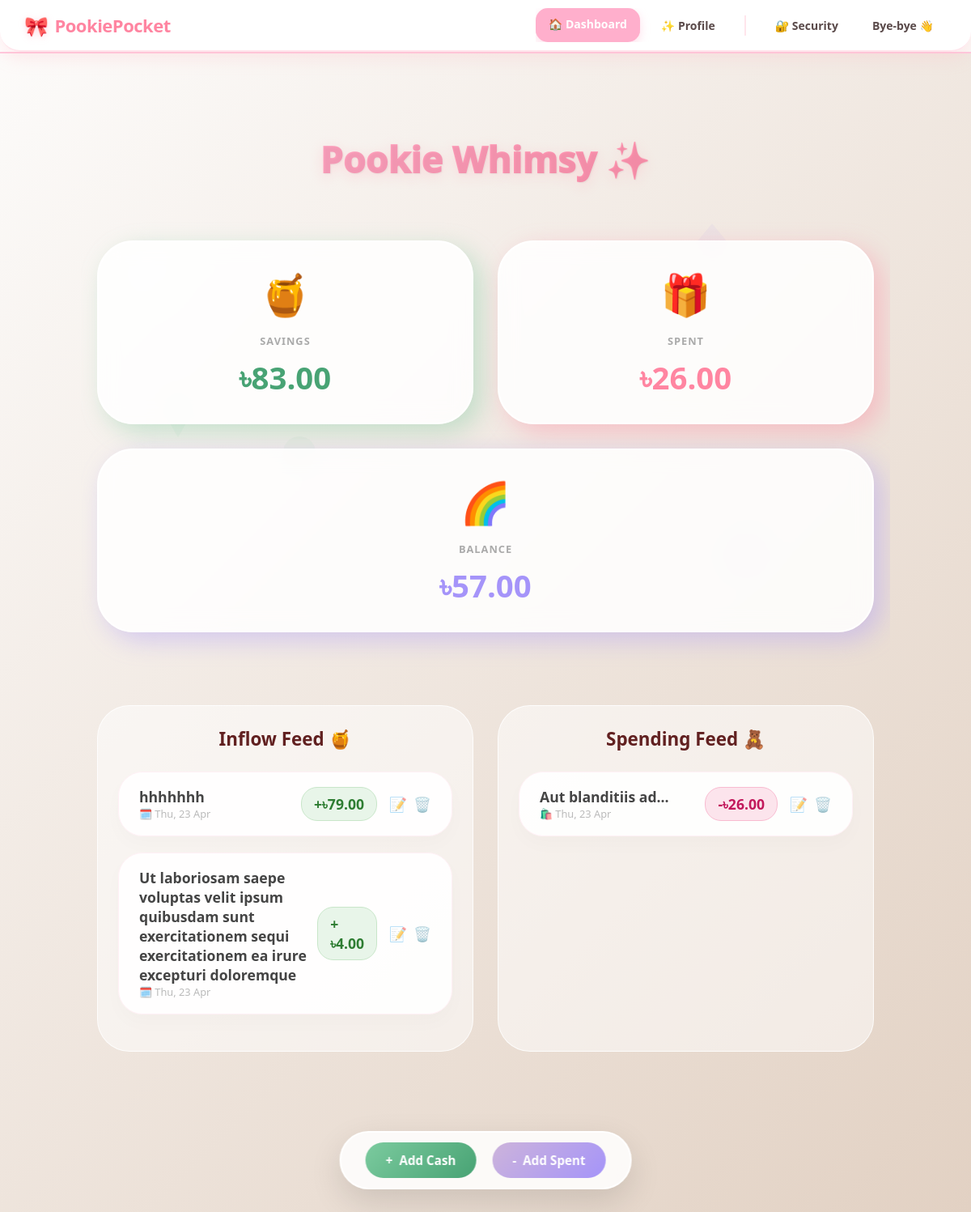
Screenshot of /Dashboard/ (signed in) with the database file from the repository.
### ManageCash/models.py (models this page shows, shortened)
class AddCashModel(models.Model):
    user = models.ForeignKey(UserModel, on_delete=models.CASCADE)
    source = models.CharField(max_length=200,null=True)
    datetime = models.DateTimeField(auto_now_add=True,null=True)
    amount = models.DecimalField(max_digits=10, decimal_places=2,null=True)
    description = models.TextField(blank=True, null=True)

class ExpenseModel(models.Model):
    user = models.ForeignKey(UserModel, on_delete=models.CASCADE)
    description = models.CharField(max_length=255,null=True)
    amount = models.DecimalField(max_digits=10, decimal_places=2,null=True)
    datetime = models.DateTimeField(auto_now_add=True,null=True)

### ManageCash/views.py (the view)
# urls.py: path('Dashboard/', Dashboard, name='Dashboard'),
@login_required
def Dashboard(request):
    cash = AddCashModel.objects.filter(user=request.user)
    expense = ExpenseModel.objects.filter(user=request.user)
    total_cash = sum(c.amount for c in cash)
    total_expense = sum(e.amount for e in expense)
    balance = total_cash - total_expense
    context = {
        'cash': cash,
        'expense': expense,
        'total_cash': total_cash,
        'total_expense': total_expense,
        'balance': balance,
    }
    return render(request,'crud/dashboard.html', context)

### ManageCash/templates/crud/dashboard.html (shortened to what this page needs)
{% extends 'myapp/master/base.html' %}
{% block body %}
<div class="welcome-header">
    <h2>Pookie Whimsy ✨</h2>
</div>
<div class="summary-floating-zone">
    <div class="pookie-bubble" style="width:100px; height:100px; top:10%; left:5%; animation-duration: 6s; opacity: 0.5;"></div>
    <div class="pookie-bubble" style="width:60px; height:60px; bottom:20%; right:15%; animation-duration: 8s; background: rgba(165, 148, 249, 0.1);"></div>
    <div class="pookie-bubble" style="width:40px; height:40px; top:50%; left:25%; animation-duration: 5s; background: rgba(124, 203, 159, 0.1);"></div>
    <div class="pookie-kite" style="top:5%; right:20%; animation-duration: 15s; animation-delay: 2s; background: rgba(165, 148, 249, 0.15);"></div>
    <div class="pookie-kite" style="top:40%; left:10%; animation-duration: 18s; animation-delay: 5s; background: rgba(124, 203, 159, 0.15);"></div>
    <div class="summary-cards-container">
        <div class="beautiful-card card-cash">
            <span style="font-size: 50px;">🍯</span>
            <span class="card-label" style="display:block; margin-top:15px; color:#aaa; font-weight:700; letter-spacing:1px; font-size:0.8rem;">SAVINGS</span>
            <span class="card-value" style="color:#48a374;">৳{{ total_cash }}</span>
        </div>
        <div class="beautiful-card card-spent">
            <span style="font-size: 50px;">🎁</span>
            <span class="card-label" style="display:block; margin-top:15px; color:#aaa; font-weight:700; letter-spacing:1px; font-size:0.8rem;">SPENT</span>
            <span class="card-value" style="color:#ff85a1;">৳{{ total_expense }}</span>
        </div>
        <div class="beautiful-card card-balance">
            <span style="font-size: 50px;">🌈</span>
            <span class="card-label" style="display:block; margin-top:15px; color:#aaa; font-weight:700; letter-spacing:1px; font-size:0.8rem;">BALANCE</span>
            <span class="card-value" style="color:#a594f9;">৳{{ balance }}</span>
        </div>
    </div>
</div>
<div class="dashboard-main-grid">
    <div class="stream-column">
        <div class="stream-header">Inflow Feed 🍯</div>
        {% for c in cash %}
        <div class="transaction-bubble">
            <div class="bubble-info">
                <span class="bubble-title">{{ c.source }}</span>
                <span class="bubble-date">🗓️ {{ c.datetime|date:"D, d M" }}</span>
            </div>
            <div class="bubble-amount cash-bg">+৳{{ c.amount }}</div>
            <div class="bubble-actions">
                <a href="{% url 'edit_cash' c.pk %}" title="Edit">📝</a>
                <a href="{% url 'delete_cash' c.pk %}" title="Delete" onclick="return confirm('Delete this honey?')">🗑️</a>
            </div>
        </div>
        {% empty %}
        <p style="text-align:center; color:#ccc; padding:30px; font-style:italic;">Waiting for honey... ☁️</p>
        {% endfor %}
    </div>
    <div class="stream-column">
        <div class="stream-header">Spending Feed 🧸</div>
        {% for e in expense %}
        <div class="transaction-bubble">
            <div class="bubble-info">
                <span class="bubble-title">{{ e.description|truncatechars:18 }}</span>
                <span class="bubble-date">🛍️ {{ e.datetime|date:"D, d M" }}</span>
            </div>
            <div class="bubble-amount expense-bg">-৳{{ e.amount }}</div>
            <div class="bubble-actions">
                <a href="{% url 'edit_expense' e.pk %}" title="Edit">📝</a>
                <a href="{% url 'delete_expense' e.pk %}" title="Delete" onclick="return confirm('Delete this treat?')">🗑️</a>
            </div>
        </div>
        {% empty %}
        <p style="text-align:center; color:#ccc; padding:30px; font-style:italic;">Pocket is safe 🎀</p>
        {% endfor %}
    </div>
</div>
<div class="floating-actions">
    <a href="{% url 'Add_cash' %}" class="action-btn cash-btn"><span>+</span> Add Cash</a>
    <a href="{% url 'Add_expense' %}" class="action-btn expense-btn"><span>-</span> Add Spent</a>
</div>
<div style="height: 120px;"></div>
{% endblock body %}

### ManageCash/templates/myapp/master/base.html (style rules this page uses)
:root { --primary-pink: #ffafcc; --secondary-pink: #ffc8dd; --soft-purple: #cdb4db; --accent-green: #bde0fe; --glass-bg: rgba(255, 255, 255, 0.7); --text-dark: #5a4a4a; }
body { margin: 0; padding: 0; font-family: 'Segoe UI', Roboto, Helvetica, Arial, sans-serif; background: linear-gradient(135deg, #fdfcfb 0%, #e2d1c3 100%); background-attachment: fixed; color: var(--text-dark); min-height: 100vh; }
h2 { font-size: 2rem; color: #d88fa9; text-shadow: 1px 1px 2px rgba(0,0,0,0.05); margin-bottom: 20px; }

### rows the page displays
AddCashModel: source "hhhhhhh", datetime "Thu, 23 Apr", amount "79.00"
AddCashModel: source "Ut laboriosam saepe voluptas velit ipsum quibusdam sunt exercitationem sequi exercitationem ea irure excepturi doloremque", datetime "Thu, 23 Apr", amount "4.00"
ExpenseModel: description "Aut blanditiis ad…", datetime "Thu, 23 Apr", amount "26.00"

### other values shown
{{ total_cash }} "83.00"
{{ total_expense }} "26.00"
{{ balance }} "57.00"
